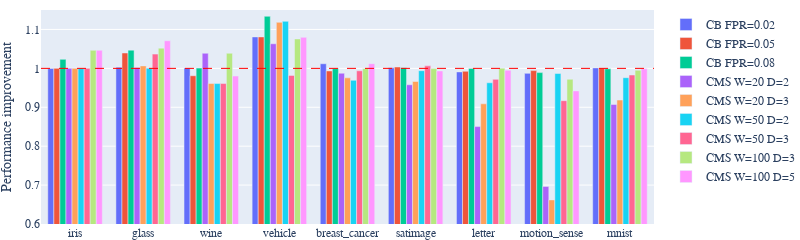

Notebook source saved alongside this figure:
### Code cell
d = get_best(df, metric=None)
d = do_rename_and_reorder(d, remove_dict=True)
d = d.T
d

dsets = list(d.index)
fig = go.Figure()
for i, c in enumerate(d.columns):
    x = dsets
    y = d[c]
    name = c
    fig.add_trace(
        go.Bar(
            x=x,
            y=y,
            # text="pop",
            # textfont="Times New Roman",
            # textposition="auto",
            name=name,
            marker_color=px.colors.qualitative.Plotly[i]
        )
    )
    
fig.add_hline(y=1, line_width=1, line_dash="dash", line_color="red")

fig.update_yaxes(range=[0.60, 1.15]) 

fig.update_layout(
    yaxis_title="Performance improvement",
    # xaxis_title="Dataset",
    width=800,
    height=200,
    font_family="Times New Roman", 
    font_size=12,
    margin=dict(l=0, r=0, t=10, b=0),
    xaxis=dict(tickfont = dict(size=12))
    # legend_title_text="Filter"
)

write_figure("accuracy_improvement.pdf", fig)
    
fig.show()

### Figure 1 — Plotly figure (JSON) as saved in the notebook; plotly's stock layout.template omitted (floating-point values rounded to 4 significant figures)
{"data": [{"marker": {"color": "#636EFA"}, "name": "CB FPR=0.02", "type": "bar", "x": ["iris", "glass", "wine", "vehicle", "breast_cancer", "satimage", "letter", "motion_sense", "mnist"], "y": [0.9998, 1.003, 1.001, 1.081, 1.012, 1.001, 0.9909, 0.9871, 1.001]}, {"marker": {"color": "#EF553B"}, "name": "CB FPR=0.05", "type": "bar", "x": ["iris", "glass", "wine", "vehicle", "breast_cancer", "satimage", "letter", "motion_sense", "mnist"], "y": [1, 1.04, 0.981, 1.081, 0.9934, 1.003, 0.9925, 0.9942, 1.0]}, {"marker": {"color": "#00CC96"}, "name": "CB FPR=0.08", "type": "bar", "x": ["iris", "glass", "wine", "vehicle", "breast_cancer", "satimage", "letter", "motion_sense", "mnist"], "y": [1.023, 1.047, 1.001, 1.134, 0.9995, 1.002, 0.9998, 0.9891, 0.999]}, {"marker": {"color": "#AB63FA"}, "name": "CMS W=20 D=2", "type": "bar", "x": ["iris", "glass", "wine", "vehicle", "breast_cancer", "satimage", "letter", "motion_sense", "mnist"], "y": [1, 1.002, 1.039, 1.063, 0.9875, 0.9578, 0.8504, 0.6966, 0.9072]}, {"marker": {"color": "#FFA15A"}, "name": "CMS W=20 D=3", "type": "bar", "x": ["iris", "glass", "wine", "vehicle", "breast_cancer", "satimage", "letter", "motion_sense", "mnist"], "y": [1, 1.006, 0.961, 1.118, 0.9756, 0.9663, 0.9089, 0.6619, 0.9185]}, {"marker": {"color": "#19D3F3"}, "name": "CMS W=50 D=2", "type": "bar", "x": ["iris", "glass", "wine", "vehicle", "breast_cancer", "satimage", "letter", "motion_sense", "mnist"], "y": [1, 1.001, 0.961, 1.121, 0.9694, 0.994, 0.963, 0.9868, 0.976]}, {"marker": {"color": "#FF6692"}, "name": "CMS W=50 D=3", "type": "bar", "x": ["iris", "glass", "wine", "vehicle", "breast_cancer", "satimage", "letter", "motion_sense", "mnist"], "y": [1, 1.037, 0.961, 0.9819, 0.9938, 1.006, 0.9717, 0.9169, 0.9829]}, {"marker": {"color": "#B6E880"}, "name": "CMS W=100 D=3", "type": "bar", "x": ["iris", "glass", "wine", "vehicle", "breast_cancer", "satimage", "letter", "motion_sense", "mnist"], "y": [1.047, 1.052, 1.039, 1.076, 0.9993, 0.9994, 1.001, 0.972, 0.9952]}, {"marker": {"color": "#FF97FF"}, "name": "CMS W=100 D=5", "type": "bar", "x": ["iris", "glass", "wine", "vehicle", "breast_cancer", "satimage", "letter", "motion_sense", "mnist"], "y": [1.047, 1.071, 0.9803, 1.08, 1.012, 0.9933, 0.9952, 0.942, 0.9987]}], "layout": {"font": {"family": "Times New Roman", "size": 12}, "height": 200, "margin": {"b": 0, "l": 0, "r": 0, "t": 10}, "shapes": [{"line": {"color": "red", "dash": "dash", "width": 1}, "type": "line", "x0": 0, "x1": 1, "xref": "x domain", "y0": 1, "y1": 1, "yref": "y"}], "width": 800, "xaxis": {"tickfont": {"size": 12}}, "yaxis": {"range": [0.6, 1.15], "title": {"text": "Performance improvement"}}}}
